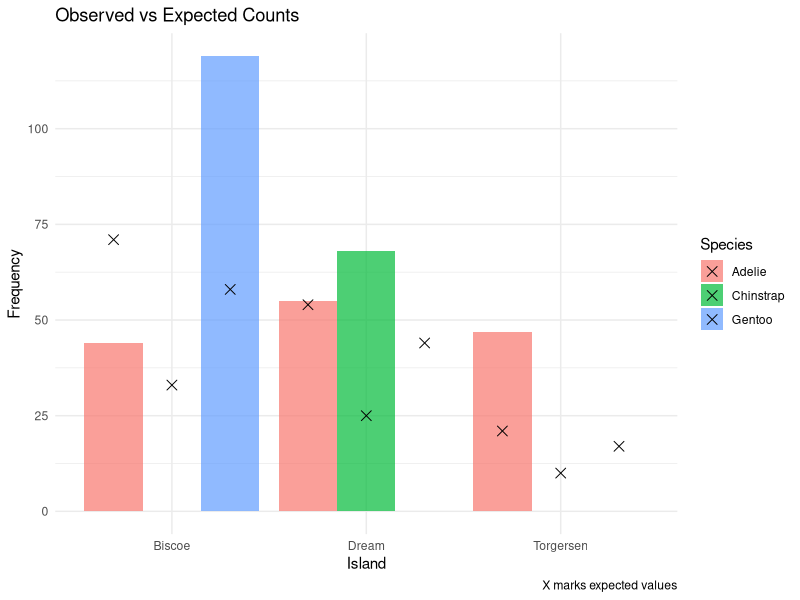
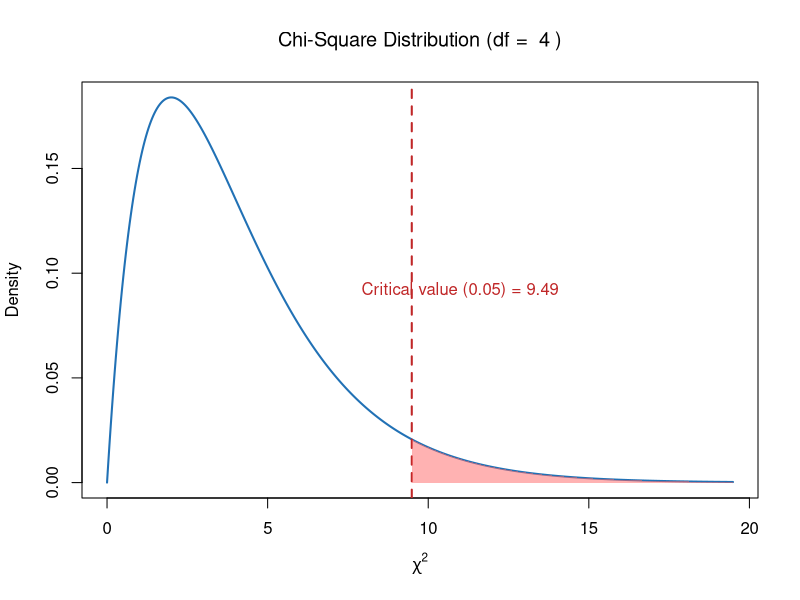
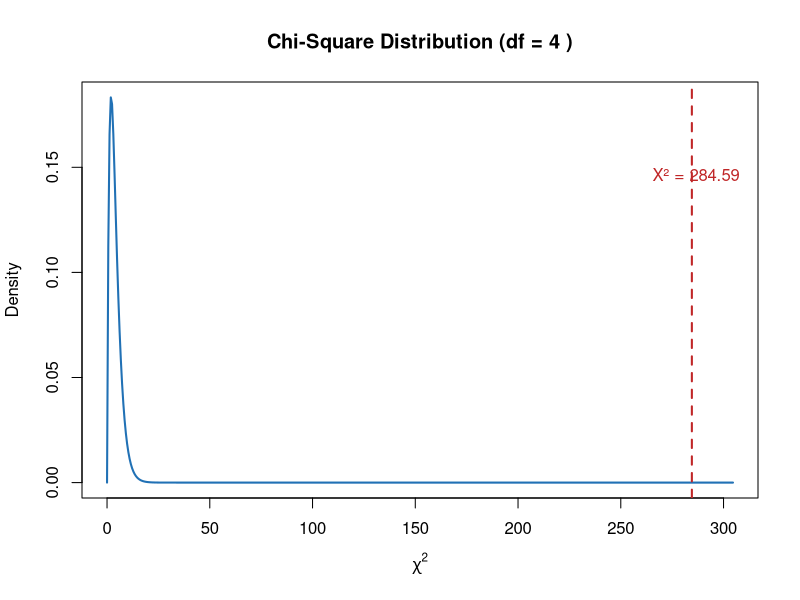

These charts were generated, in order, by the following R code:
## ---- chunk 1
library(palmerpenguins)
library(ggplot2)
library(dplyr)
library(ggrepel)
library(ggthemes)
## ---- chunk 2
df <- na.omit(penguins)

# Create observed contingency table
penguin_table <- table(df$species, df$island)
as.data.frame.matrix(penguin_table)
## ---- chunk 3
# Get totals
row_totals <- rowSums(penguin_table)
col_totals <- colSums(penguin_table)
grand_total <- sum(penguin_table)

# Manually compute expected frequency matrix
expected_matrix <- outer(row_totals, col_totals, FUN = function(r, c) (r * c) / grand_total)

# Round to nearest integer
expected_matrix <- round(expected_matrix)

# Assign row and column names
rownames(expected_matrix) <- rownames(penguin_table)
colnames(expected_matrix) <- colnames(penguin_table)

# View expected frequencies
expected_matrix
## ---- chunk 4
# Extract observed and expected
observed <- as.numeric(penguin_table)
expected <- as.numeric(expected_matrix)

# Combine into a data frame with labels
species <- rep(rownames(penguin_table), times = ncol(penguin_table))
island <- rep(colnames(penguin_table), each = nrow(penguin_table))

observation_table <- data.frame(
  Species = species,
  Island = island,
  Observed = observed,
  Expected = round(expected, 2)
)

observation_table
## ---- chunk 5
ggplot(observation_table, aes(x = Island, fill = Species)) +
  geom_bar(aes(y = Observed), stat = "identity", position = "dodge", alpha = 0.7) +
  geom_point(aes(y = Expected), shape = 4, size = 3,
             position = position_dodge(width = 0.9)) +
  labs(title = "Observed vs Expected Counts",
       y = "Frequency", caption = "X marks expected values") +
  theme_minimal()
## ---- chunk 6
# Calculate chi-square components: (O - E)^2 / E
component <- (observed - expected)^2 / expected

# Add to the data frame (round if desired)
observation_table$Component <- round(component, 2)

# View the updated table
observation_table

# Total chi-square statistic
cat("Total χ² =", round(sum(component), 2), "\n")
## ---- chunk 7
# Parameters
df_val <- 4
alpha <- 0.05

# Critical value (right-tail threshold)
critical_value <- qchisq(p = 1 - alpha, df = df_val)

# Generate x and y for chi-square density curve
x <- seq(0, critical_value + 10, length.out = 500)
y <- dchisq(x, df = df_val)

# Plot the Chi-Square distribution
plot(x, y, type = "l", lwd = 2, col = "#2171B5",
     ylab = "Density", xlab = expression(chi^2),
     main = bquote("Chi-Square Distribution (df = " ~ .(df_val) ~ ")"))

# Add vertical line at critical value
abline(v = critical_value, col = "#c02728", lwd = 2, lty = 2)

# Shade the rejection region (right tail)
x_shade <- seq(critical_value, max(x), length.out = 100)
y_shade <- dchisq(x_shade, df = df_val)
polygon(c(critical_value, x_shade, max(x_shade)),
        c(0, y_shade, 0),
        col = "#FF666680", border = NA)

# Annotate the plot
text(critical_value + 1.5, max(y)*0.5,
     paste0("Critical value (0.05) = ", round(critical_value, 2)),
     col = "#c02728")

## ---- chunk 8
# Run the chi-square test
chi <- chisq.test(penguin_table)

chi
## ---- chunk 9
# Extract test statistic and df
chi_stat <- chi$statistic
df_val <- chi$parameter

# Create x values for chi-square density
x <- seq(0, chi_stat + 20, length.out = 500)
y <- dchisq(x, df = df_val)

# Plot
plot(x, y, type = "l", lwd = 2, col = "#2171B5",
     ylab = "Density", xlab = expression(chi^2),
     main = paste("Chi-Square Distribution (df =", df_val, ")"))

# Add vertical line at test statistic
abline(v = chi_stat, col = "#c02728", lwd = 2, lty = 2)

# Annotate
text(chi_stat + 2, max(y)*0.8,
     labels = paste0("X² = ", round(chi_stat, 2)),
     col = "#c02728")
